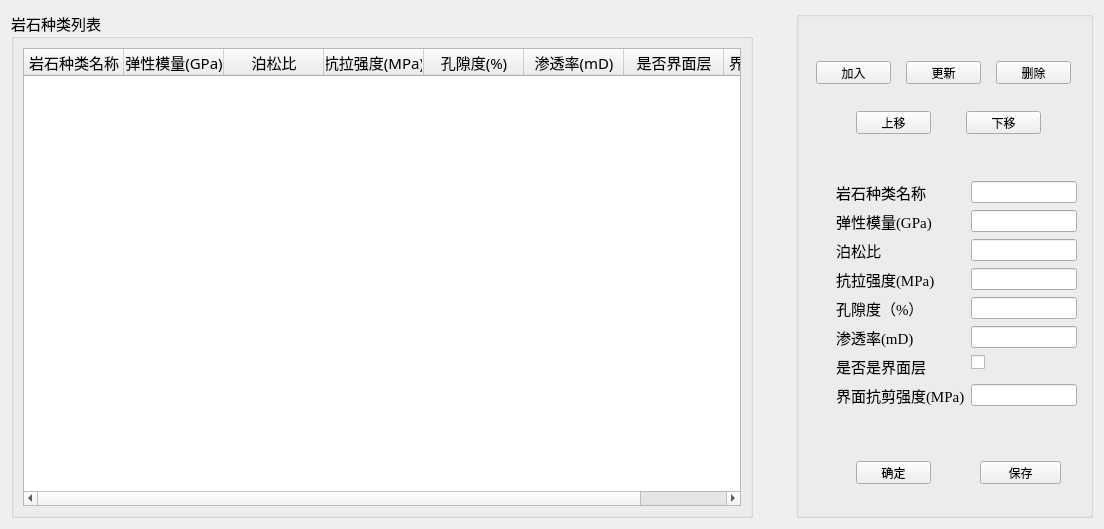
<?xml version="1.0" encoding="UTF-8"?>
<ui version="4.0">
 <class>Form</class>
 <widget class="QWidget" name="Form">
  <property name="geometry">
   <rect>
    <x>0</x>
    <y>0</y>
    <width>1104</width>
    <height>529</height>
   </rect>
  </property>
  <property name="windowTitle">
   <string>地层性质设置</string>
  </property>
  <layout class="QHBoxLayout" name="horizontalLayout" stretch="5,0,2">
   <item>
    <widget class="QGroupBox" name="groupBox">
     <property name="font">
      <font>
       <family>Agency FB</family>
       <pointsize>11</pointsize>
      </font>
     </property>
     <property name="title">
      <string>岩石种类列表</string>
     </property>
     <layout class="QHBoxLayout" name="horizontalLayout_2">
      <item>
       <widget class="QTableWidget" name="tableWidget">
        <property name="columnCount">
         <number>8</number>
        </property>
        <column>
         <property name="text">
          <string>岩石种类名称</string>
         </property>
        </column>
        <column>
         <property name="text">
          <string>弹性模量(GPa)</string>
         </property>
        </column>
        <column>
         <property name="text">
          <string>泊松比</string>
         </property>
        </column>
        <column>
         <property name="text">
          <string>抗拉强度(MPa)</string>
         </property>
        </column>
        <column>
         <property name="text">
          <string>孔隙度(%)</string>
         </property>
        </column>
        <column>
         <property name="text">
          <string>渗透率(mD)</string>
         </property>
        </column>
        <column>
         <property name="text">
          <string>是否界面层</string>
         </property>
        </column>
        <column>
         <property name="text">
          <string>界面抗剪强度</string>
         </property>
        </column>
       </widget>
      </item>
     </layout>
    </widget>
   </item>
   <item>
    <spacer name="horizontalSpacer">
     <property name="orientation">
      <enum>Qt::Horizontal</enum>
     </property>
     <property name="sizeHint" stdset="0">
      <size>
       <width>37</width>
       <height>17</height>
      </size>
     </property>
    </spacer>
   </item>
   <item>
    <widget class="QGroupBox" name="groupBox_2">
     <property name="title">
      <string/>
     </property>
     <widget class="QPushButton" name="pushButton_2">
      <property name="geometry">
       <rect>
        <x>110</x>
        <y>50</y>
        <width>75</width>
        <height>23</height>
       </rect>
      </property>
      <property name="text">
       <string>更新</string>
      </property>
     </widget>
     <widget class="QWidget" name="layoutWidget">
      <property name="geometry">
       <rect>
        <x>40</x>
        <y>170</y>
        <width>241</width>
        <height>239</height>
       </rect>
      </property>
      <layout class="QFormLayout" name="formLayout">
       <item row="0" column="0">
        <widget class="QLabel" name="label_2">
         <property name="font">
          <font>
           <family>Agency FB</family>
           <pointsize>11</pointsize>
          </font>
         </property>
         <property name="text">
          <string>岩石种类名称</string>
         </property>
        </widget>
       </item>
       <item row="0" column="1">
        <widget class="QLineEdit" name="lineEdit_1"/>
       </item>
       <item row="1" column="0">
        <widget class="QLabel" name="label_3">
         <property name="font">
          <font>
           <family>Times New Roman</family>
           <pointsize>11</pointsize>
          </font>
         </property>
         <property name="text">
          <string>弹性模量(GPa)</string>
         </property>
        </widget>
       </item>
       <item row="1" column="1">
        <widget class="QLineEdit" name="lineEdit_2"/>
       </item>
       <item row="2" column="0">
        <widget class="QLabel" name="label_4">
         <property name="font">
          <font>
           <family>Agency FB</family>
           <pointsize>11</pointsize>
          </font>
         </property>
         <property name="text">
          <string>泊松比</string>
         </property>
        </widget>
       </item>
       <item row="2" column="1">
        <widget class="QLineEdit" name="lineEdit_3"/>
       </item>
       <item row="3" column="0">
        <widget class="QLabel" name="label_5">
         <property name="font">
          <font>
           <family>Times New Roman</family>
           <pointsize>11</pointsize>
          </font>
         </property>
         <property name="text">
          <string>抗拉强度(MPa)</string>
         </property>
        </widget>
       </item>
       <item row="3" column="1">
        <widget class="QLineEdit" name="lineEdit_4"/>
       </item>
       <item row="4" column="0">
        <widget class="QLabel" name="Label">
         <property name="font">
          <font>
           <family>Times New Roman</family>
           <pointsize>11</pointsize>
          </font>
         </property>
         <property name="text">
          <string>孔隙度（%）</string>
         </property>
        </widget>
       </item>
       <item row="4" column="1">
        <widget class="QLineEdit" name="lineEdit_5"/>
       </item>
       <item row="5" column="0">
        <widget class="QLabel" name="mDLabel">
         <property name="font">
          <font>
           <family>Times New Roman</family>
           <pointsize>11</pointsize>
          </font>
         </property>
         <property name="text">
          <string>渗透率(mD)</string>
         </property>
        </widget>
       </item>
       <item row="5" column="1">
        <widget class="QLineEdit" name="lineEdit_6"/>
       </item>
       <item row="6" column="0">
        <widget class="QLabel" name="Label_2">
         <property name="font">
          <font>
           <family>Times New Roman</family>
           <pointsize>11</pointsize>
          </font>
         </property>
         <property name="text">
          <string>是否是界面层</string>
         </property>
        </widget>
       </item>
       <item row="6" column="1">
        <widget class="QCheckBox" name="CheckBox"/>
       </item>
       <item row="7" column="0">
        <widget class="QLabel" name="mPALabel">
         <property name="font">
          <font>
           <family>Times New Roman</family>
           <pointsize>11</pointsize>
          </font>
         </property>
         <property name="text">
          <string>界面抗剪强度(MPa)</string>
         </property>
        </widget>
       </item>
       <item row="7" column="1">
        <widget class="QLineEdit" name="lineEdit_7"/>
       </item>
      </layout>
     </widget>
     <widget class="QPushButton" name="pushButton_5">
      <property name="geometry">
       <rect>
        <x>170</x>
        <y>100</y>
        <width>75</width>
        <height>23</height>
       </rect>
      </property>
      <property name="text">
       <string>下移</string>
      </property>
     </widget>
     <widget class="QPushButton" name="pushButton_7">
      <property name="geometry">
       <rect>
        <x>184</x>
        <y>450</y>
        <width>81</width>
        <height>23</height>
       </rect>
      </property>
      <property name="text">
       <string>保存</string>
      </property>
     </widget>
     <widget class="QPushButton" name="pushButton_4">
      <property name="geometry">
       <rect>
        <x>60</x>
        <y>100</y>
        <width>75</width>
        <height>23</height>
       </rect>
      </property>
      <property name="text">
       <string>上移</string>
      </property>
     </widget>
     <widget class="QPushButton" name="pushButton_3">
      <property name="geometry">
       <rect>
        <x>200</x>
        <y>50</y>
        <width>75</width>
        <height>23</height>
       </rect>
      </property>
      <property name="text">
       <string>删除</string>
      </property>
     </widget>
     <widget class="QPushButton" name="pushButton_6">
      <property name="geometry">
       <rect>
        <x>60</x>
        <y>450</y>
        <width>75</width>
        <height>23</height>
       </rect>
      </property>
      <property name="text">
       <string>确定</string>
      </property>
     </widget>
     <widget class="QPushButton" name="pushButton">
      <property name="geometry">
       <rect>
        <x>20</x>
        <y>50</y>
        <width>75</width>
        <height>23</height>
       </rect>
      </property>
      <property name="text">
       <string>加入</string>
      </property>
     </widget>
    </widget>
   </item>
  </layout>
 </widget>
 <resources/>
 <connections>
  <connection>
   <sender>pushButton</sender>
   <signal>clicked()</signal>
   <receiver>Form</receiver>
   <slot>add()</slot>
   <hints>
    <hint type="sourcelabel">
     <x>818</x>
     <y>65</y>
    </hint>
    <hint type="destinationlabel">
     <x>372</x>
     <y>75</y>
    </hint>
   </hints>
  </connection>
  <connection>
   <sender>pushButton_2</sender>
   <signal>clicked()</signal>
   <receiver>Form</receiver>
   <slot>update_data()</slot>
   <hints>
    <hint type="sourcelabel">
     <x>908</x>
     <y>67</y>
    </hint>
    <hint type="destinationlabel">
     <x>383</x>
     <y>3</y>
    </hint>
   </hints>
  </connection>
  <connection>
   <sender>pushButton_4</sender>
   <signal>clicked()</signal>
   <receiver>Form</receiver>
   <slot>up()</slot>
   <hints>
    <hint type="sourcelabel">
     <x>858</x>
     <y>121</y>
    </hint>
    <hint type="destinationlabel">
     <x>443</x>
     <y>0</y>
    </hint>
   </hints>
  </connection>
  <connection>
   <sender>pushButton_3</sender>
   <signal>clicked()</signal>
   <receiver>Form</receiver>
   <slot>delete()</slot>
   <hints>
    <hint type="sourcelabel">
     <x>998</x>
     <y>65</y>
    </hint>
    <hint type="destinationlabel">
     <x>569</x>
     <y>5</y>
    </hint>
   </hints>
  </connection>
  <connection>
   <sender>pushButton_5</sender>
   <signal>clicked()</signal>
   <receiver>Form</receiver>
   <slot>down()</slot>
   <hints>
    <hint type="sourcelabel">
     <x>968</x>
     <y>118</y>
    </hint>
    <hint type="destinationlabel">
     <x>329</x>
     <y>44</y>
    </hint>
   </hints>
  </connection>
  <connection>
   <sender>pushButton_6</sender>
   <signal>clicked()</signal>
   <receiver>Form</receiver>
   <slot>input_data()</slot>
   <hints>
    <hint type="sourcelabel">
     <x>882</x>
     <y>466</y>
    </hint>
    <hint type="destinationlabel">
     <x>774</x>
     <y>0</y>
    </hint>
   </hints>
  </connection>
  <connection>
   <sender>pushButton_7</sender>
   <signal>clicked()</signal>
   <receiver>Form</receiver>
   <slot>input_data_1()</slot>
   <hints>
    <hint type="sourcelabel">
     <x>1021</x>
     <y>474</y>
    </hint>
    <hint type="destinationlabel">
     <x>248</x>
     <y>5</y>
    </hint>
   </hints>
  </connection>
 </connections>
 <slots>
  <slot>add()</slot>
  <slot>update_data()</slot>
  <slot>up()</slot>
  <slot>delete()</slot>
  <slot>down()</slot>
  <slot>input_data()</slot>
  <slot>input_data_1()</slot>
 </slots>
</ui>
